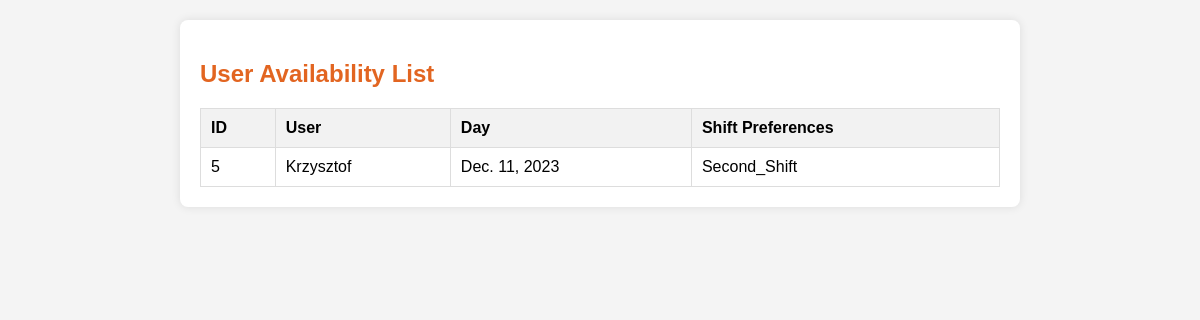
/availability_list (signed in), run on an earlier commit of the app's database.
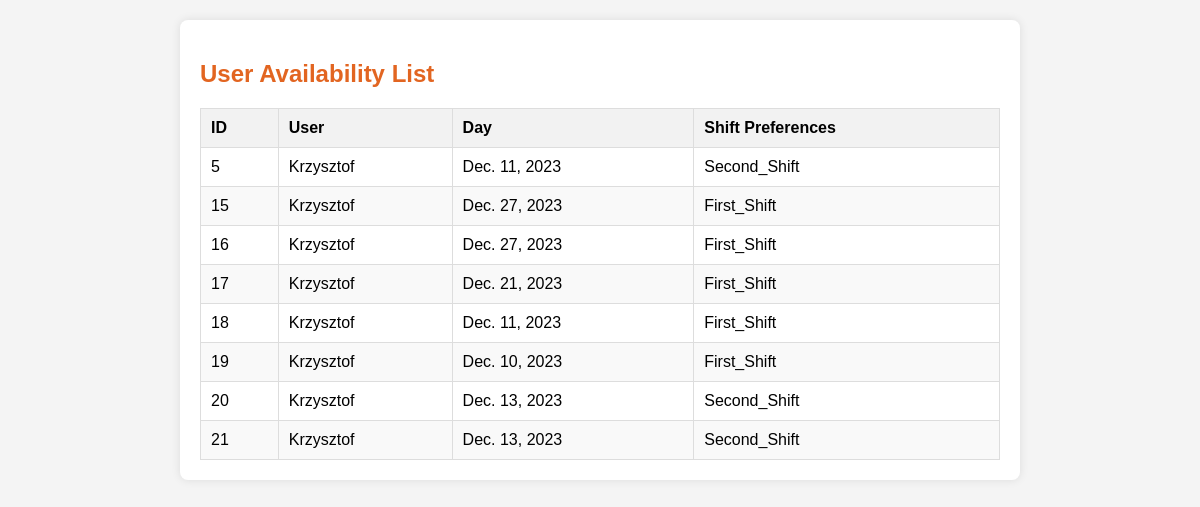
And on a later commit of the database.
### viewer/models.py (models this page shows, shortened)
class UserAvailability(models.Model):
    objects = None
    user_availability_id = models.AutoField(primary_key=True)
    user_id = models.ForeignKey(User, on_delete=models.CASCADE)  # Upewnij się, że to pole istnieje
    day = models.DateField(blank=True)
    shift_preferences = models.CharField(max_length=20, choices=SHIFT_CHOICES)

### viewer/views.py (the view)
# urls.py: path('availability_list', views.availability_list, name='availability_list'),
def availability_list(request):
    if request.user.is_staff:
        user_availabilities = UserAvailability.objects.all()
    else:
        user_availabilities = UserAvailability.objects.filter(user_id=request.user)
    context = {
        'user_availabilities': user_availabilities,
    }
    return render(request, 'schedule/availability_list.html', context)

### viewer/templates/schedule/availability_list.html (shortened to what this page needs)
<!DOCTYPE html>
<html lang="en">
<head>
</head>
<body>
<div class="container">
    <h2>User Availability List</h2>
    {% if user_availabilities %}
        <table class="availability-table">
            <thead>
                <tr>
                    <th onclick="sortTable(0)">ID</th>
                    <th onclick="sortTable(1)">User</th>
                    <th onclick="sortTable(2)">Day</th>
                    <th onclick="sortTable(3)">Shift Preferences</th>
                </tr>
            </thead>
            <tbody>
                {% for availability in user_availabilities %}
                    <tr>
                        <td>{{ availability.user_availability_id }}</td>
                        <td>{{ availability.user_id.username }}</td>
                        <td>{{ availability.day }}</td>
                        <td>{{ availability.shift_preferences }}</td>
                    </tr>
                {% endfor %}
            </tbody>
        </table>
    {% else %}
        <p>No availabilities found.</p>
    {% endif %}
</div>
</body>
</html>

### viewer/templates/schedule/availability_list.html (style rules this page uses)
body { font-family: Arial, sans-serif; background-color: #f4f4f4; margin: 0; padding: 0; }
.container { max-width: 800px; margin: 20px auto; background-color: #fff; padding: 20px; box-shadow: 0 0 10px rgba(0, 0, 0, 0.1); border-radius: 8px; }
h2 { color: rgba(224, 91, 19, 0.94); }
.availability-table { width: 100%; border-collapse: collapse; margin-top: 20px; }
.availability-table th, .availability-table td { border: 1px solid #ddd; padding: 10px; text-align: left; cursor: pointer; }
.availability-table th { background-color: #f2f2f2; }
.availability-table tbody tr:nth-child(even) { background-color: #f9f9f9; }

What changed in the data, as far as the page shows it:
added UserAvailability: user_availability_id "15", user_id.username "Krzysztof", day "Dec. 27, 2023", shift_preferences "First_Shift"
added UserAvailability: user_availability_id "16", user_id.username "Krzysztof", day "Dec. 27, 2023", shift_preferences "First_Shift"
added UserAvailability: user_availability_id "17", user_id.username "Krzysztof", day "Dec. 21, 2023", shift_preferences "First_Shift"
added UserAvailability: user_availability_id "18", user_id.username "Krzysztof", day "Dec. 11, 2023", shift_preferences "First_Shift"
added UserAvailability: user_availability_id "19", user_id.username "Krzysztof", day "Dec. 10, 2023", shift_preferences "First_Shift"
added UserAvailability: user_availability_id "20", user_id.username "Krzysztof", day "Dec. 13, 2023", shift_preferences "Second_Shift"
added UserAvailability: user_availability_id "21", user_id.username "Krzysztof", day "Dec. 13, 2023", shift_preferences "Second_Shift"
